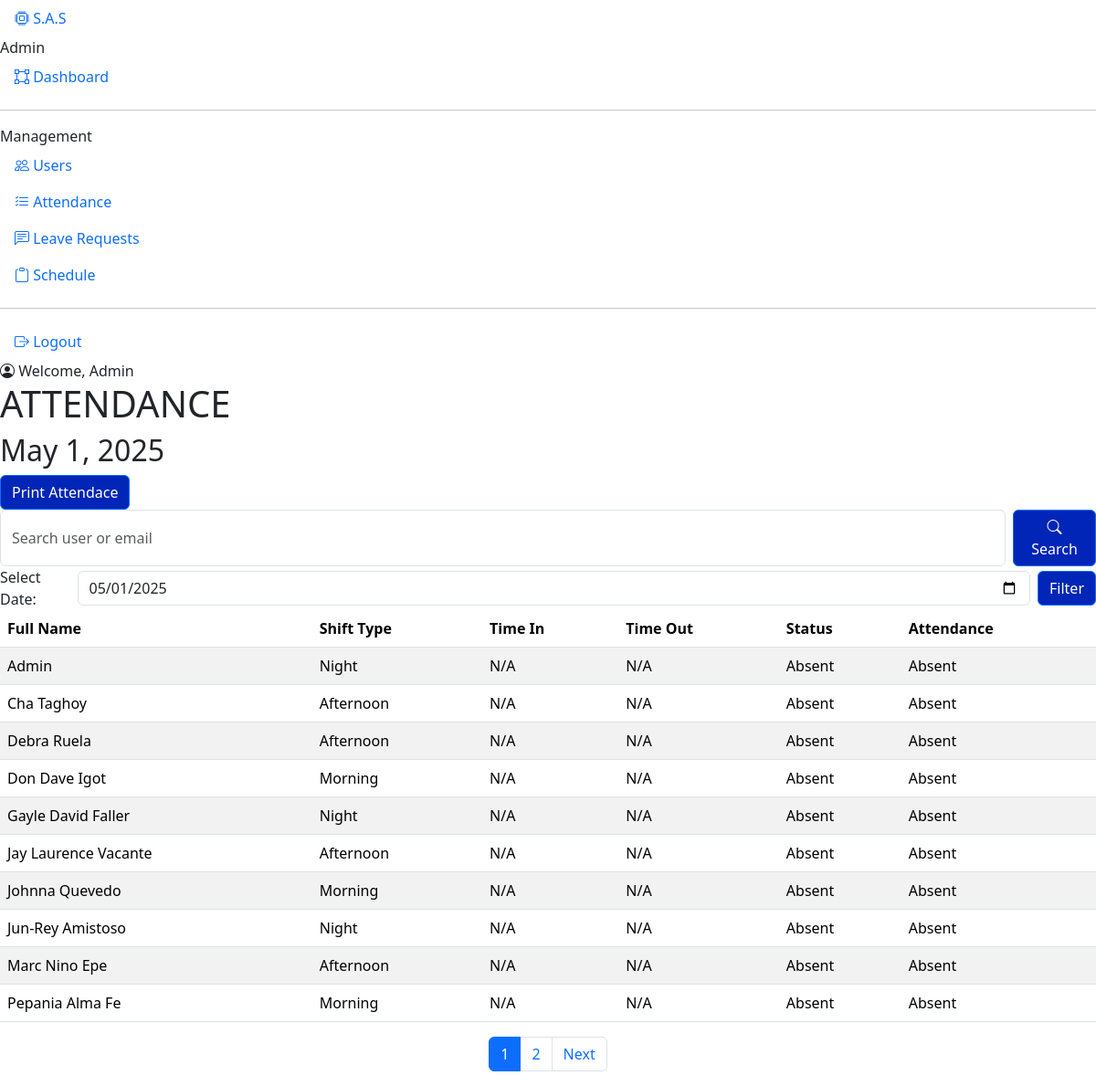
The app's page /admin/attendance.php (signed in) with its own data.
### tables this page shows
CREATE TABLE `users` (
  `user_id` int(11) NOT NULL,
  `gender` enum('Male','Female','Other') NOT NULL,
  `full_name` varchar(50) NOT NULL,
  `email` varchar(255) NOT NULL,
  `password` varchar(255) NOT NULL,
  `contact_no` varchar(15) NOT NULL,
  `role` enum('admin','user') DEFAULT 'user',
  `created_at` timestamp NOT NULL DEFAULT current_timestamp(),
  `shift_id` int(11) DEFAULT NULL,
  `shift_type` enum('morning','afternoon','night') NOT NULL,
  `start_time` time DEFAULT NULL,
  `end_time` time DEFAULT NULL,
  `original_shift_type` enum('morning','afternoon','night') DEFAULT NULL,
  `original_start_time` time DEFAULT NULL,
  `original_end_time` time DEFAULT NULL
);

CREATE TABLE `shifts` (
  `shift_id` int(11) NOT NULL,
  `shift_type` enum('morning','afternoon','night') NOT NULL,
  `start_time` time NOT NULL,
  `end_time` time NOT NULL
);

### admin/attendance.php (the view, shortened to what this page needs)
<?php
include '../db_connection.php';
$admin_name = "Admin";
$selected_date = isset($_POST['filter_date']) ? $_POST['filter_date'] : date('Y-m-d');
$search_query = isset($_GET['search']) ? $_GET['search'] : '';
$limit = 10;
$page = isset($_GET['page']) ? (int)$_GET['page'] : 1;
$page = max($page, 1);
$offset = ($page - 1) * $limit;
$count_query = "SELECT COUNT(*) AS total FROM users u
                LEFT JOIN attendance a ON u.user_id = a.user_id AND a.date = ?
                WHERE u.full_name LIKE ?";
$search_param = '%' . $search_query . '%';
$stmt_count = $conn->prepare($count_query);
$stmt_count->bind_param("ss", $selected_date, $search_param);
$stmt_count->execute();
$count_result = $stmt_count->get_result()->fetch_assoc();
$total_rows = $count_result['total'];
$total_pages = ceil($total_rows / $limit);
$query = "SELECT u.user_id, u.full_name, u.gender, s.shift_type,
          COALESCE(a.time_in, 'N/A') AS time_in, COALESCE(a.time_out, 'N/A') AS time_out
          FROM users u
          LEFT JOIN attendance a ON u.user_id = a.user_id AND a.date = ?
          LEFT JOIN shifts s ON u.shift_id = s.shift_id
          WHERE u.full_name LIKE ?
          ORDER BY u.full_name ASC
          LIMIT ? OFFSET ?";
$stmt = $conn->prepare($query);
$stmt->bind_param("ssii", $selected_date, $search_param, $limit, $offset);
$stmt->execute();
$result = $stmt->get_result();
?>
<!DOCTYPE html>
<html lang="en">
<head>
    <link rel="stylesheet" href="https://cdn.jsdelivr.net/npm/bootstrap@5.3.3/dist/css/bootstrap.min.css">
    <link rel="stylesheet" href="https://cdn.jsdelivr.net/npm/bootstrap-icons@1.11.3/font/bootstrap-icons.min.css">
    <link rel="stylesheet" href="../admin/scss/admin.scss">
    <link rel="stylesheet" href="../admin/scss/table.scss">
    <link rel="stylesheet" href="../admin/scss/btn.scss">
</head>
<body>
    <div class="sidebar">
        <nav class="nav flex-column">
            <a class="nav-link logo-link" href="admin_dashboard.php">
                <span class="icon">
                    <i class="bi bi-cpu"></i>
                </span>
                <span class="description">S.A.S</span>
            </a>
            <span class="category">Admin</span>
            <a class="nav-link" href="admin_dashboard.php">
                <span class="icon">
                    <i class="bi bi-bounding-box"></i>
                </span>
                <span class="description">Dashboard</span>
            </a>
            <hr>
            <span class="category">Management</span>
            <a class="nav-link" href="users_management.php">
                <span class="icon">
                    <i class="bi bi-people"></i>
                </span>
                <span class="description">Users</span>
            </a>
            <a class="nav-link" href="attendance.php">
                <span class="icon">
                    <i class="bi bi-list-check"></i>
                </span>
                <span class="description">Attendance</span>
            </a>
            <a class="nav-link" href="leave_requests.php">
                <span class="icon">
                    <i class="bi bi-chat-left-text"></i>
                </span>
                <span class="description">Leave Requests</span>
            </a>
            <a class="nav-link" href="schedule.php">
                    <span class="icon">
                        <i class="bi bi-clipboard"></i>
                    </span>
                    <span class="description">Schedule</span>
                </a>
            <hr>
            <a class="nav-link" href="../logout.php">
                <span class="icon">
                    <i class="bi bi-box-arrow-right"></i>
                </span>
                <span class="description">Logout</span>
            </a>
        </nav>
    </div>
    <main class="main-content">
        <div class="header">
            <div class="welcome-message">
                <span class="icon">
                <i class="bi bi-person-circle"></i>
                </span>
                Welcome, <?php echo htmlspecialchars($admin_name); ?>
            </div>
        </div>
        <div class="page-title">
            <h1>ATTENDANCE</h1>
        </div>
        <div class="dashboard-content">
            <div class="table-top">
                <div class="top1">
                    <div class="">
                        <h2><?php echo date('F j, Y', strtotime($selected_date)); ?></h2>
                    </div>
                    <div class="">
                    <button id="download-pdf" class="btn btn-primary" style="background-color: #0025B7;">Print Attendace</button>
                    </div>
                </div>
                <div class="top2">
                <div class="search-container">
                    <form method="get" class="search-form d-flex">
                        <input type="text" name="search" class="form-control" placeholder="Search user or email" value="<?php echo htmlspecialchars($search_query); ?>">
                        <button type="submit"  style="background-color: #0025B7;" class="btn btn-primary ms-2">
                            <i class="bi bi-search"></i> Search
                        </button>
                    </form>
                </div>
                    <div class="filter-btn">
                        <form method="post" class="d-flex align-items-center">
                            <label for="filter_date" class="me-2">Select Date:</label>
                            <input type="date" name="filter_date" id="filter_date" class="form-control me-2" value="<?php echo htmlspecialchars($selected_date); ?>">
                            <button type="submit" style="background-color: #0025B7;" class="btn btn-primary">Filter</button>
                        </form>
                    </div>
                </div>
            </div>
            <div class="attendance-container">
                <table class="table table-striped">
                    <thead>
                        <tr>
                            <th>Full Name</th>
                            <th>Shift Type</th>
                            <th>Time In</th>
                            <th>Time Out</th>
                            <th>Status</th>
                            <th>Attendance</th>
                        </tr>
                    </thead>
                    <tbody>
                        <?php
                        if ($result->num_rows > 0) {
                            while ($row = $result->fetch_assoc()) {
                                $status = 'Absent';
                                $time_in = ($row['time_in'] != 'N/A') ? date('h:i A', strtotime($row['time_in'])) : 'N/A';
                                $time_out = ($row['time_out'] != 'N/A') ? date('h:i A', strtotime($row['time_out'])) : 'N/A';
                                echo "<tr>
                                        <td>" . htmlspecialchars($row['full_name']) . "</td>
                                        <td style='text-transform: capitalize;'>" . htmlspecialchars($row['shift_type']) . "</td>
                                        <td>" . htmlspecialchars($time_in) . "</td>
                                        <td>" . htmlspecialchars($time_out) . "</td>
                                        <td>" . htmlspecialchars($status) . "</td>
                                        <td><span class='" . ($status == 'Present' ? 'present-status' : 'absent-status') . "'>" . htmlspecialchars($status) . "</span></td>
                                    </tr>";
                            }
                        } else {
                            echo "<tr><td colspan='6'>No attendance records found for the selected date.</td></tr>";
                        }
                        ?>
                    </tbody>
                </table>
            </div>
    <nav>
        <ul class="pagination justify-content-center">
            <?php for ($i = 1; $i <= $total_pages; $i++): ?>
                <li class="page-item <?php echo ($i == $page) ? 'active' : ''; ?>">
                    <a class="page-link" href="?page=<?php echo $i; ?>&search=<?php echo urlencode($search_query); ?>"><?php echo $i; ?></a>
                </li>
            <?php endfor; ?>
            <?php if ($page < $total_pages): ?>
                <li class="page-item">
                    <a class="page-link" href="?page=<?php echo $page + 1; ?>&search=<?php echo urlencode($search_query); ?>">Next</a>
                </li>
            <?php endif; ?>
        </ul>
    </nav>
</div>
        </main>
</body>
</html>

### records on screen
users: full_name "Admin", shift.shift_type "Night", time_in "N/A", time_out "N/A", status "Absent"
users: full_name "Cha Taghoy", shift.shift_type "Afternoon", time_in "N/A", time_out "N/A", status "Absent"
users: full_name "Debra Ruela", shift.shift_type "Afternoon", time_in "N/A", time_out "N/A", status "Absent"
users: full_name "Don Dave Igot", shift.shift_type "Morning", time_in "N/A", time_out "N/A", status "Absent"
users: full_name "Gayle David Faller", shift.shift_type "Night", time_in "N/A", time_out "N/A", status "Absent"
users: full_name "Jay Laurence Vacante", shift.shift_type "Afternoon", time_in "N/A", time_out "N/A", status "Absent"
users: full_name "Johnna Quevedo", shift.shift_type "Morning", time_in "N/A", time_out "N/A", status "Absent"
users: full_name "Jun-Rey Amistoso", shift.shift_type "Night", time_in "N/A", time_out "N/A", status "Absent"
users: full_name "Marc Nino Epe", shift.shift_type "Afternoon", time_in "N/A", time_out "N/A", status "Absent"
users: full_name "Pepania Alma Fe", shift.shift_type "Morning", time_in "N/A", time_out "N/A", status "Absent"

### other values on screen
$admin_name "Admin"
date('F j, Y', strtotime($selected_date)) "May 1, 2025"
